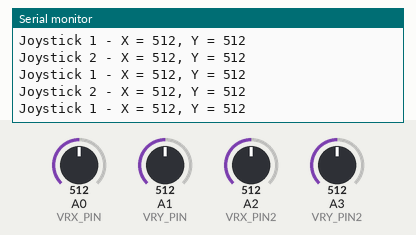
This sketch was run on a simulated Arduino Uno, built with avr-gcc and run on an emulated ATmega328P. Shown: the last lines printed to the serial monitor. The test bench sets the inputs (shaded band); at power-on: A3 (VRY_PIN2) = 512, A0 (VRX_PIN) = 512, A1 (VRY_PIN) = 512, A2 (VRX_PIN2) = 512.

Above: at 10.2 s.
10.3 s: A3 (VRY_PIN2) set to 104
At 11.2 s:
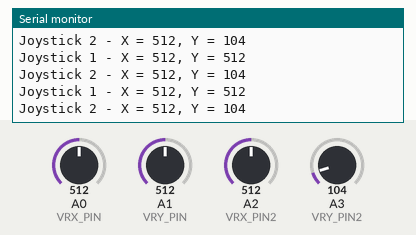
13.3 s: A3 (VRY_PIN2) set to 95
At 13.9 s:
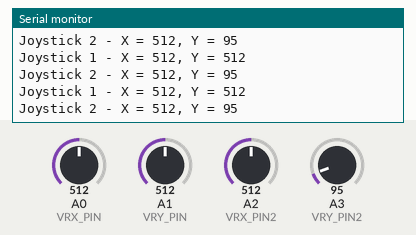
16.3 s: A0 (VRX_PIN) set to 107
At 17.1 s:
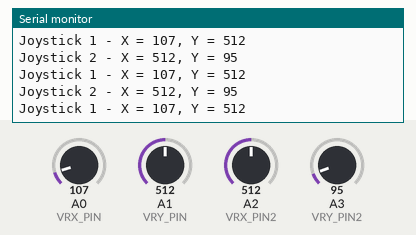
19.3 s: A0 (VRX_PIN) set to 94
At 20.3 s:
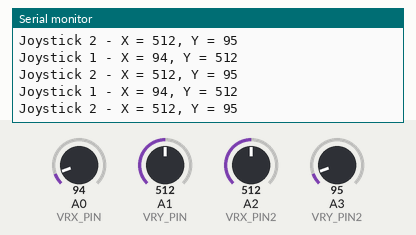
Timing chart, 0 to 22.3 s (numbered marks = the images above; inputs shaded):
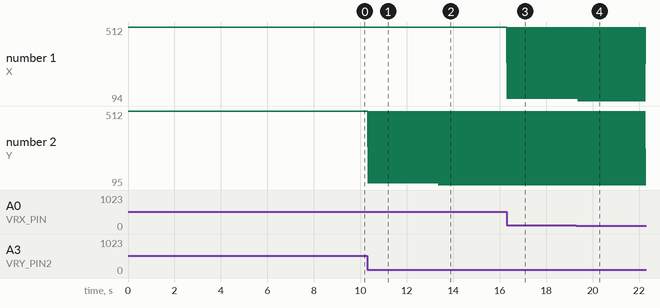

The sketch:

Gampad.ino
```cpp
#define VRX_PIN  A0
#define VRY_PIN  A1

#define VRX_PIN2  A2
#define VRY_PIN2  A3

int xValue = 0;
int yValue = 0;
int xValue2 = 0;
int yValue2 = 0;

void setup() {
  Serial.begin(9600);
}

void loop() {
  xValue = analogRead(VRX_PIN);
  yValue = analogRead(VRY_PIN);

  xValue2 = analogRead(VRX_PIN2);
  yValue2 = analogRead(VRY_PIN2);

  Serial.print("Joystick 1 - X = ");
  Serial.print(xValue);
  Serial.print(", Y = ");
  Serial.println(yValue);

  Serial.print("Joystick 2 - X = ");
  Serial.print(xValue2);
  Serial.print(", Y = ");
  Serial.println(yValue2);

  delay(50);
}
```

Measured:
- after the input at 10.3 s, the serial monitor: prints a new line after 0.05 s (image 1)
- after the input at 13.3 s, the serial monitor: prints a new line after 0.08 s (image 2)
- after the input at 16.3 s, the serial monitor: prints a new line at once (image 3)
- after the input at 19.3 s, the serial monitor: prints a new line after 0.07 s (image 4)
- plotted number 1: 512 → 94 after the input at 19.3 s
- plotted number 2: 512 → 95 after the input at 13.3 s
